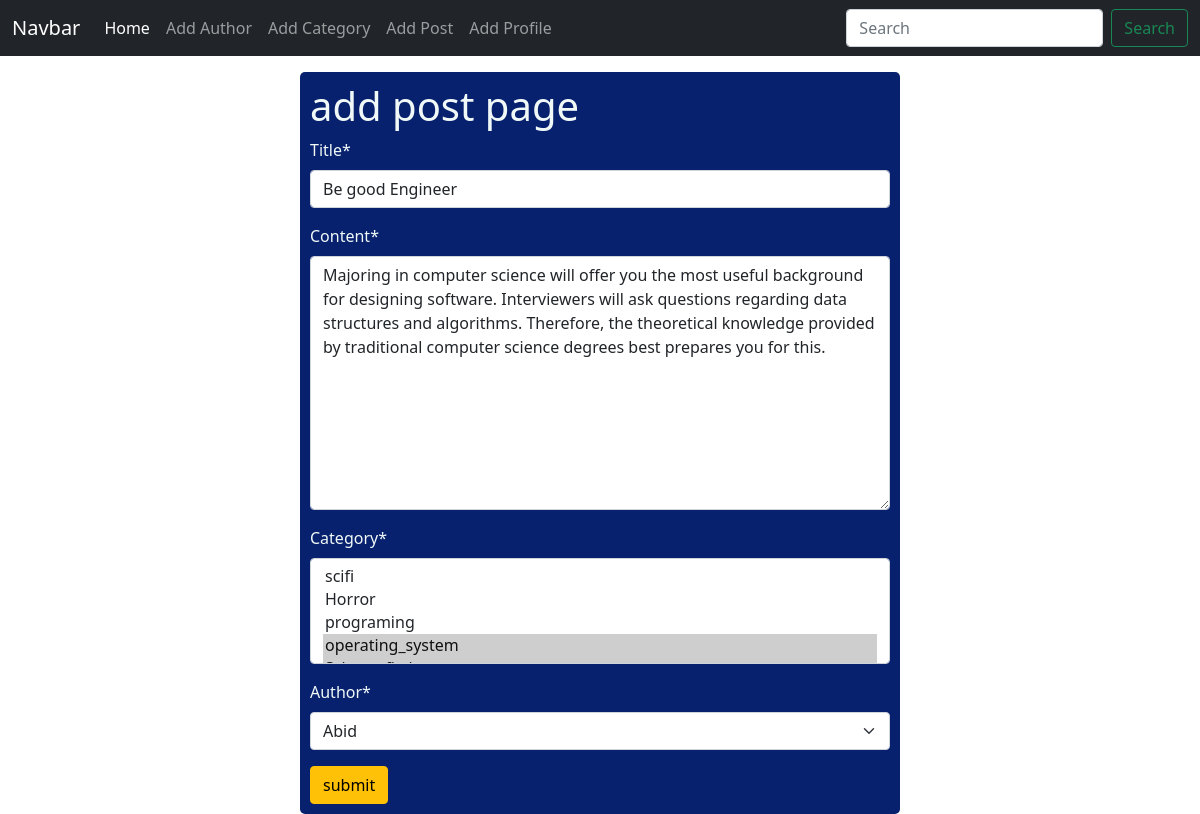
/post/edit/5, run on the app's committed database.
### posts/models.py (models this page shows, shortened)
class Post(models.Model):
    title = models.CharField(max_length=50)
    content = models.TextField()
    category = models.ManyToManyField(Category)
    author = models.ForeignKey(Author,on_delete=models.CASCADE)

### posts/views.py (the view)
# urls.py: path('edit/<int:id>', views.edit_post, name = 'edit_post'),
def edit_post(request, id):
    post = models.Post.objects.get(pk=id)
    post_form = forms.PostForm(instance=post)
    if request.method == "POST":
        post_form = forms.PostForm(request.POST, instance=post)
        if post_form.is_valid():
            post_form.save()
            return redirect('add_post')
    return render(request,'add_post.html', {'form' : post_form})

### posts/forms.py
class PostForm(forms.ModelForm):
    class Meta:
        model = Post
        fields = '__all__'

### author/models.py (called while the page is built)
    def __str__(self):
        return self.name

### categories/models.py (called while the page is built)
    def __str__(self):
        return self.name

### posts/templates/add_post.html (shortened to what this page needs)
{% extends 'base.html'%}
{% load crispy_forms_tags %}
{% block content %}
<form style="width: 50%; height: 70%; background-color: rgb(8, 33, 110); margin: auto; padding: 10px; color: rgb(240, 249, 248); border-radius: 5px;" class="mt-3" method="post">
    <h1> add post page </h1>
    {{form | crispy}}
    <button type="submit" class="btn btn-warning">submit</button>
</form>
{% endblock %}

### data on the page
Post: title "Be good Engineer", content "Majoring in computer science will offer you the most useful background for designing software. Interviewers will ask questions regarding data structures and algorithms. Therefore, the theoretical knowledge provided by traditional computer science degrees best prepares you for this.", author "Abid"
